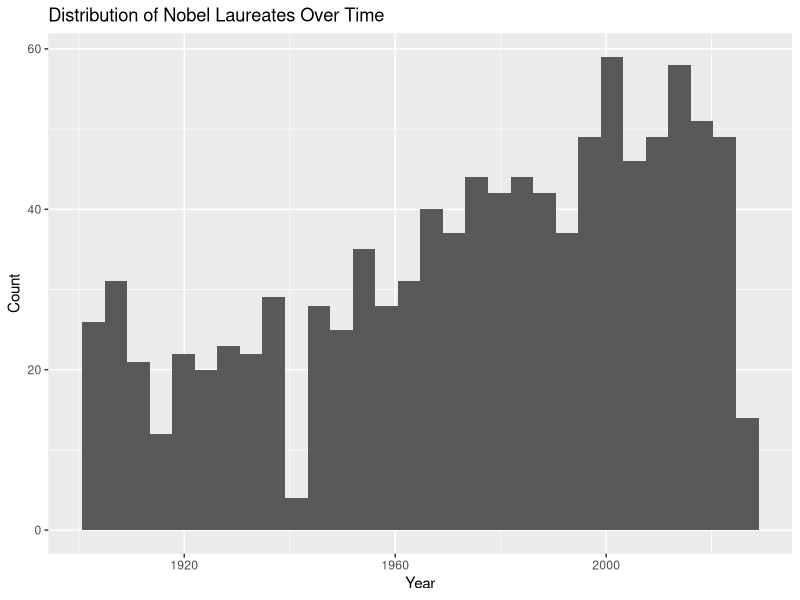
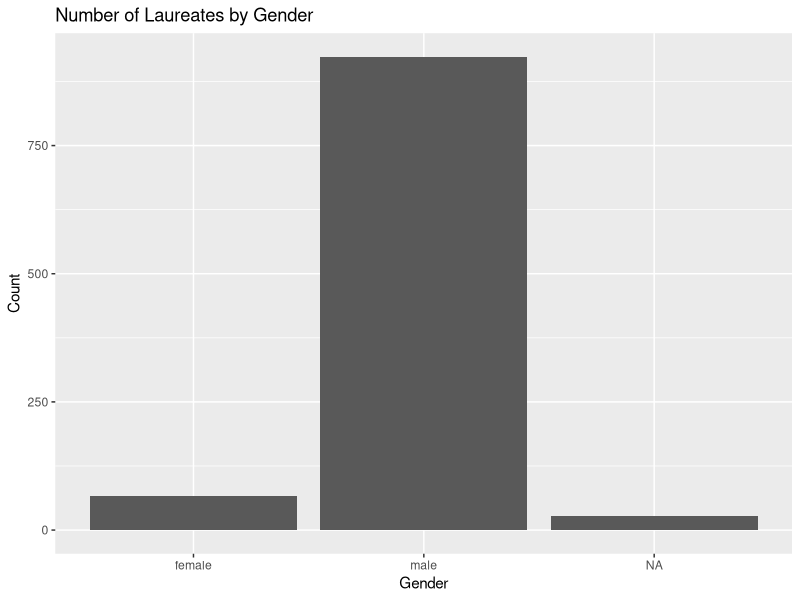
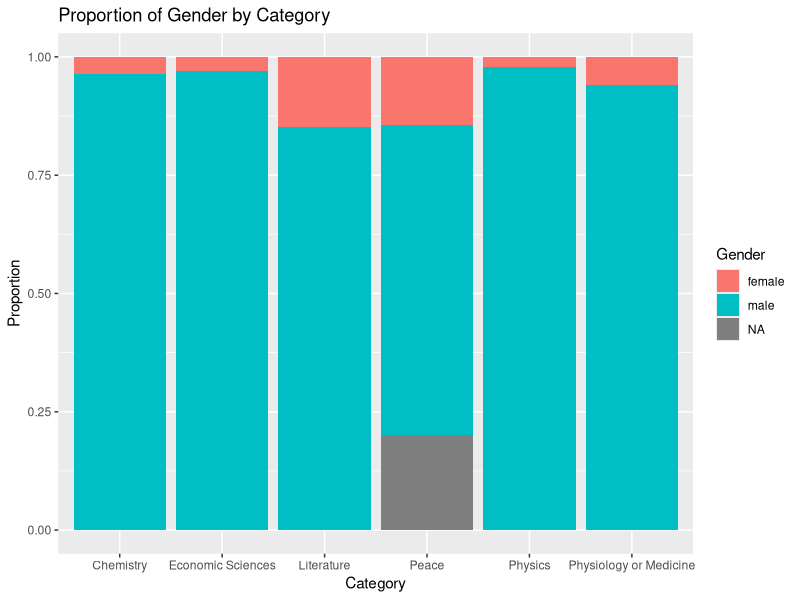
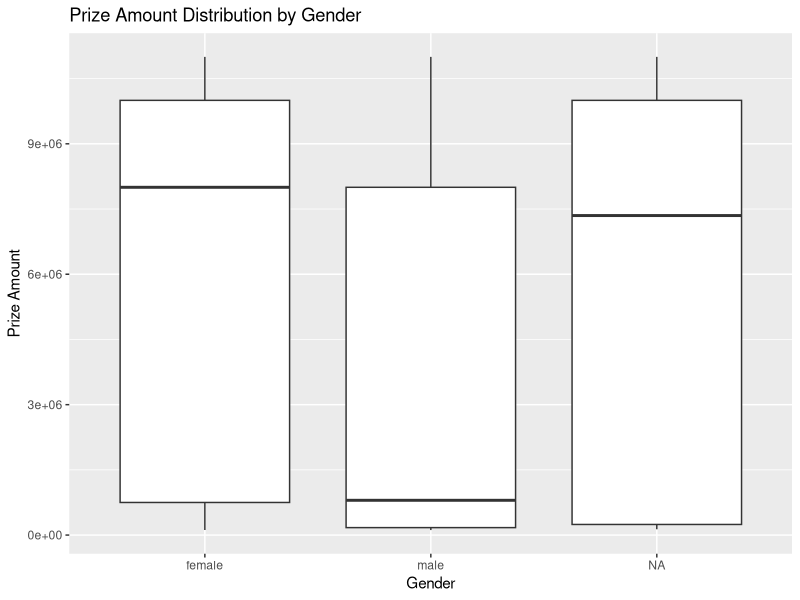

Source code (R) for these figures, in order:
## ---- chunk 1
library(tidyverse)

Nobel <- read_csv("Nobel_final_Data.csv")
## ---- chunk 2
ggplot(Nobel, aes(x = Prize_year)) +
  geom_histogram() +
  labs(
    title = "Distribution of Nobel Laureates Over Time",
    x = "Year",
    y = "Count")
## ---- chunk 3
ggplot(Nobel, aes(x = Gender)) +
  geom_bar() +
  labs(
    title = "Number of Laureates by Gender",
    x = "Gender",
    y = "Count")
## ---- chunk 4
ggplot(Nobel, aes(x = Category, fill = Gender)) +
  geom_bar(position = "fill") +
  labs(
    title = "Proportion of Gender by Category",
    x = "Category",
    y = "Proportion")
## ---- chunk 5
ggplot(Nobel, aes(x = Gender, y = Amount)) +
  geom_boxplot() +
  labs(
    title = "Prize Amount Distribution by Gender",
    x = "Gender",
    y = "Prize Amount")
